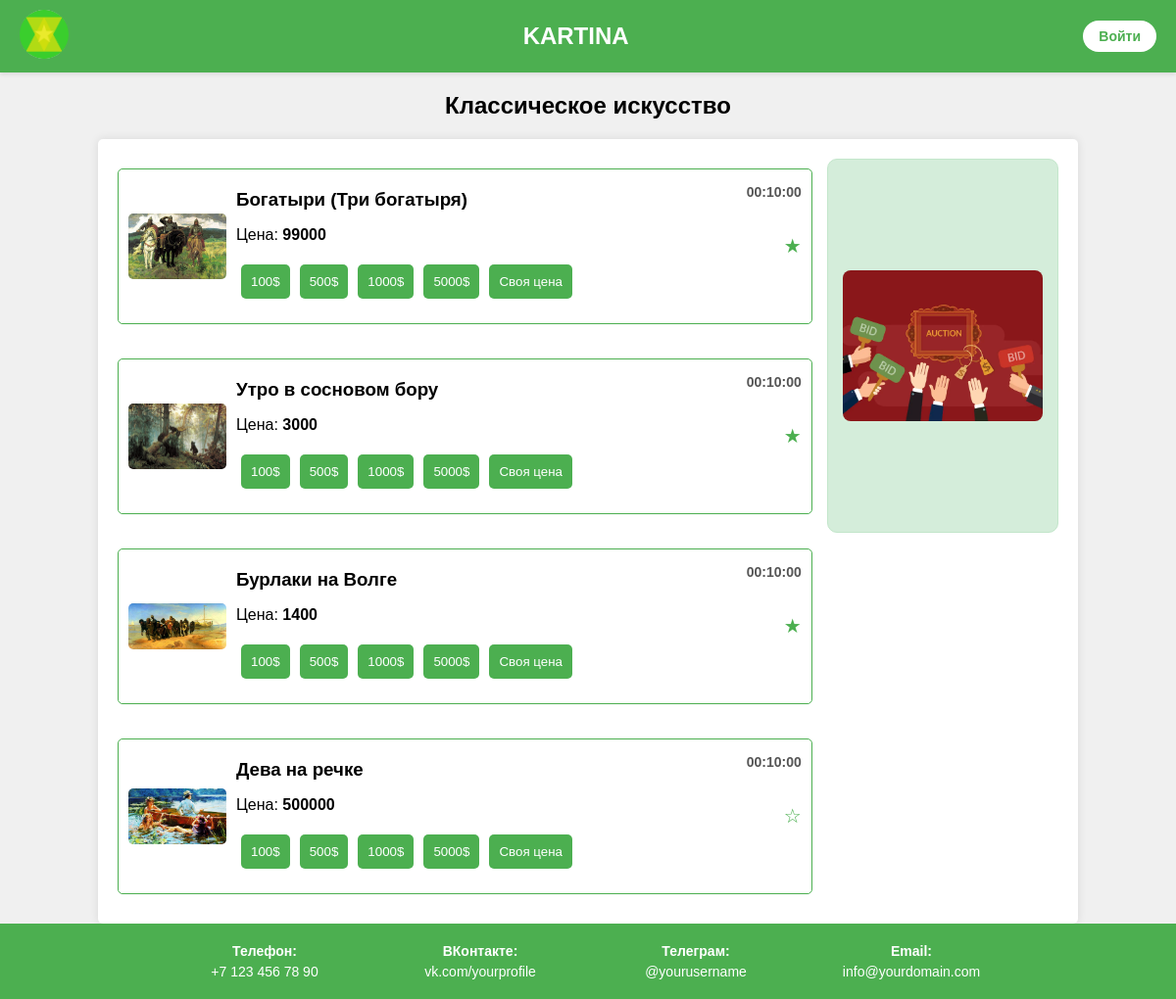
/classic_art, run on the app's committed database.
### main/models.py (models this page shows, shortened)
class classic_picture(models.Model):
    title = models.CharField('Название картины', max_length=50)
    price = models.IntegerField(default=0)
    picture = models.ImageField(upload_to='')

### main/views.py (the view)
# urls.py: path('classic_art', views.classic_art),
def classic_art(request):
    classic_pic = classic_picture.objects.all()
    favorites = favorites_picture.objects.filter(
        picture_type='classic',
        original_id__in=classic_pic.values_list('id', flat=True)
    )
    favorite_ids_dict = {fav.original_id: fav.id for fav in favorites}
    return render(request, 'main/Klassicheskoe_iskusstvo.html', {
        'classic_pic': classic_pic,
        'favorite_ids_dict': favorite_ids_dict
    })

### main/views.py (called while the page is built)
@register.filter
def get_item(dictionary, key):
    return dictionary.get(key)

### main/templates/main/Klassicheskoe_iskusstvo.html (shortened to what this page needs)
<!DOCTYPE html>
<html lang="ru">
<head>
    <link rel="stylesheet" href="/media/styles.css">
</head>
<div class="header">
    <div class="logo">
        <a href="/">
            <img src="/media/logo.png" alt="Логотип">
        </a>
    </div>
    <div class="title">KARTINA</div>
    <div>
        {% if user.is_authenticated %}
            <a href="/favorites" class="nav-button">Избранное</a>
            <a href="/my_picture" class="nav-button">Мои картины</a>
            <a href="/logout" class="nav-button">Выйти</a>
        {% else %}
            <a href="login" class="nav-button">Войти</a>
        {% endif %}
    </div>
</div>
    <h2 style="text-align: center; margin-top: 20px;">Классическое искусство</h2>
    <div class="container">
        <div class="main-content list">
            {% for el in classic_pic %}
                <div class="artwork">
                    <img src="{{ el.picture.url }}" alt="{{ el.title }}">
                    <div>
                        <h3>{{ el.title }}</h3>
                        <p>Цена: <span class="price">{{ el.price }}</span></p>
                        <div class="price-buttons">
                            <button onclick="setCustomPrice(100, this)">100$</button>
                            <button onclick="setCustomPrice(500, this)">500$</button>
                            <button onclick="setCustomPrice(1000, this)">1000$</button>
                            <button onclick="setCustomPrice(5000, this)">5000$</button>
                            <button onclick="showCustomPrice(this)">Своя цена</button>
                        </div>
                    </div>
                    <div class="favorite"
                         onclick="toggleFavorite(this, {{ el.id }}, 'classic')"
                         {% if el.id in favorite_ids_dict %}
                         data-favorite-id="{{ favorite_ids_dict|get_item:el.id }}"
                         {% endif %}>
                        {% if el.id in favorite_ids_dict %}★{% else %}☆{% endif %}
                    </div>
                    <div class="timer">00:10:00</div>
                </div>
            {% endfor %}
        </div>
        <div class="sidebar">
      <div class="advertisement">
        <img src="/media/auction-art.png" alt="Реклама аукциона картин" />
      </div>
    </div>
    </div>
    <div class="footer">
    <div class="contact-item">
        <strong>Телефон:</strong> <span>+7 123 456 78 90</span>
    </div>
    <div class="contact-item">
        <strong>ВКонтакте:</strong> <a href="https://vk.com/yourprofile" style="color: white; text-decoration: none;">vk.com/yourprofile</a>
    </div>
    <div class="contact-item">
        <strong>Телеграм:</strong> <a href="https://t.me/yourusername" style="color: white; text-decoration: none;">@yourusername</a>
    </div>
    <div class="contact-item">
        <strong>Email:</strong> <a href="mailto:info@yourdomain.com" style="color: white; text-decoration: none;">info@yourdomain.com</a>
    </div>
</body>
</html>

### media/styles.css (style rules this page uses)
.header { background-color: #4CAF50; display: flex; align-items: center; justify-content: space-between; padding: 10px 20px; color: #fff; box-shadow: 0 2px 4px rgba(0,0,0,0.1); }
.logo img { width: 50px; height: 50px; border-radius: 50%; object-fit: cover; transition: transform 0.3s; }
.title { flex: 1; text-align: center; font-size: 24px; font-weight: bold; }
.container { display: flex; width: 80%; margin: auto; background: white; padding: 20px; border-radius: 5px; box-shadow: 0 0 10px rgba(0, 0, 0, 0.1); flex-wrap: wrap; gap: 15px; }
.main-content.list { display: flex; flex-direction: column; gap: 15px; }
.main-content { display: grid; grid-template-columns: repeat(2, 1fr); gap: 15px; }
.artwork { border: 1px solid #4CAF50; margin: 10px 0; padding: 10px; border-radius: 5px; position: relative; display: flex; align-items: center; transition: all 0.3s; }
.artwork img { width: 100px; height: auto; border-radius: 5px; margin-right: 10px; object-fit: cover; }
.artwork h3 { margin: 10px 0 5px 0; }
.price { font-weight: bold; }
.timer { font-size: 14px; margin-top: 5px; color: #555; }
.favorite { font-size: 20px; color: #4CAF50; margin-left: auto; cursor: pointer; transition: color 0.3s; }
.price-buttons { margin: 10px 0; display: flex; align-items: center; flex-wrap: wrap; }
.price-buttons button { margin: 5px; padding: 10px; background-color: #4CAF50; color: white; border: none; border-radius: 5px; cursor: pointer; transition: background-color 0.3s; }
.timer { position: absolute; top: 10px; right: 10px; font-weight: bold; color: #4CAF50; }
.sidebar { flex: 1; min-width: 180px; display: flex; flex-direction: column; gap: 15px; }
.advertisement { background-color: #d4edda; border-radius: 10px; border: 1px solid #c3e6cb; padding: 15px; min-height: 350px; display: flex; align-items: center; justify-content: center; }
.advertisement img { width: 100%; height: auto; border-radius: 8px; object-fit: cover; }
.footer { background-color: #4CAF50; color: #fff; padding: 20px; display: flex; flex-wrap: wrap; justify-content: center; gap: 20px; font-size: 14px; }
.contact-item { display: flex; flex-direction: column; align-items: center; gap: 5px; min-width: 160px; }
.main-content { flex: 3; }
.sidebar { flex: 1; }
.advertisement img { width: 100%; height: auto; display: block; }
.footer { background-color: #4CAF50; padding: 20px; display: flex; flex-wrap: wrap; gap: 20px; }
.footer .contact-item { width: 200px; }

### main/templates/main/Klassicheskoe_iskusstvo.html (style rules this page uses)
.nav-button { display: inline-block; padding: 8px 16px; background-color: #fff; color: #4CAF50 ; text-decoration: none; font-size: 14px; font-weight: 750; border: 1px solid #white; border-radius: 20px; transition: all 0.2s ease; }

### data on the page
classic_picture: picture (picture), title "Богатыри (Три богатыря)", price "99000"
classic_picture: picture (picture), title "Утро в сосновом бору", price "3000"
classic_picture: picture (picture), title "Бурлаки на Волге", price "1400"
classic_picture: picture (picture), title "Дева на речке", price "500000"
